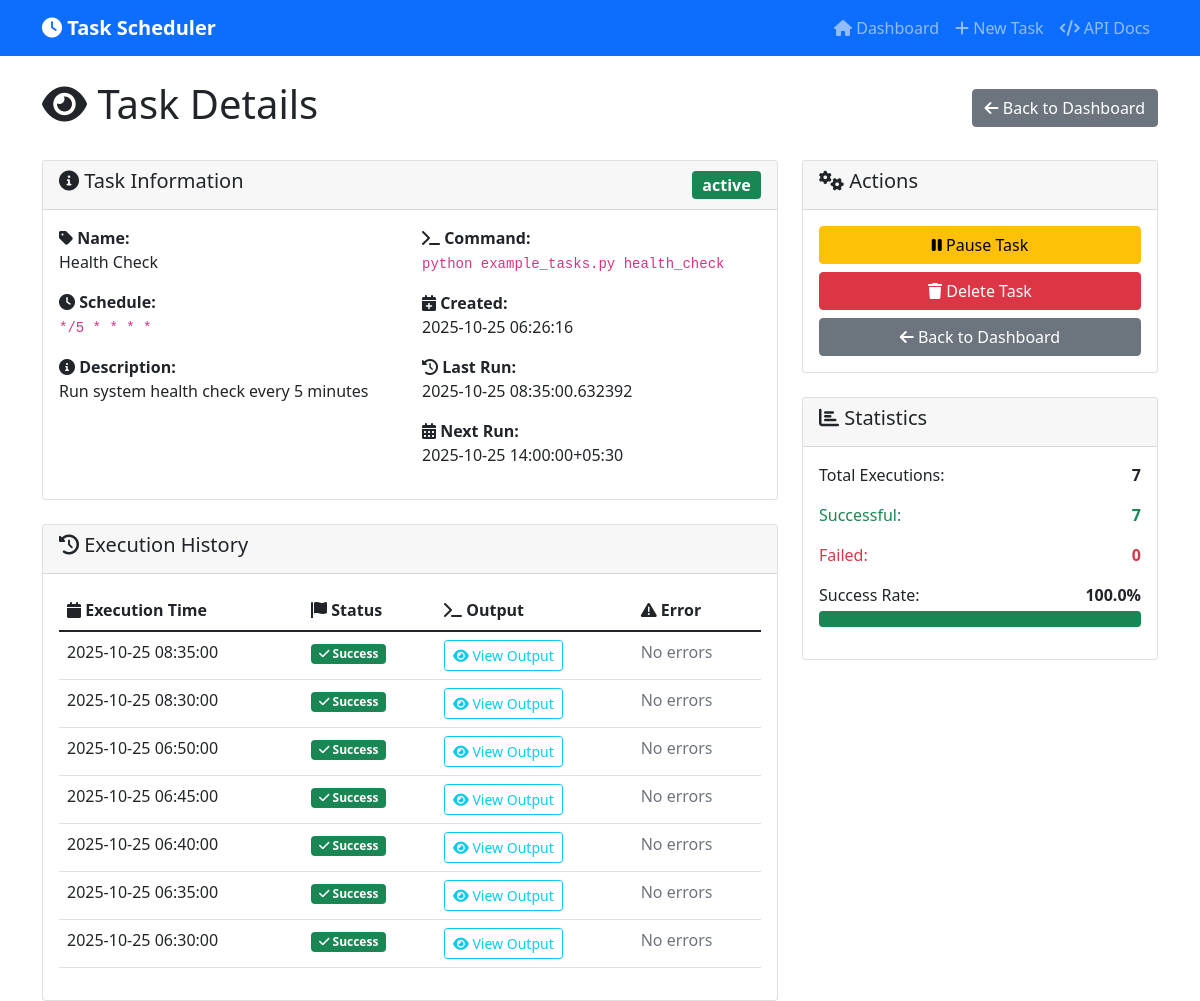
Before: /tasks/3/view with the older database file.
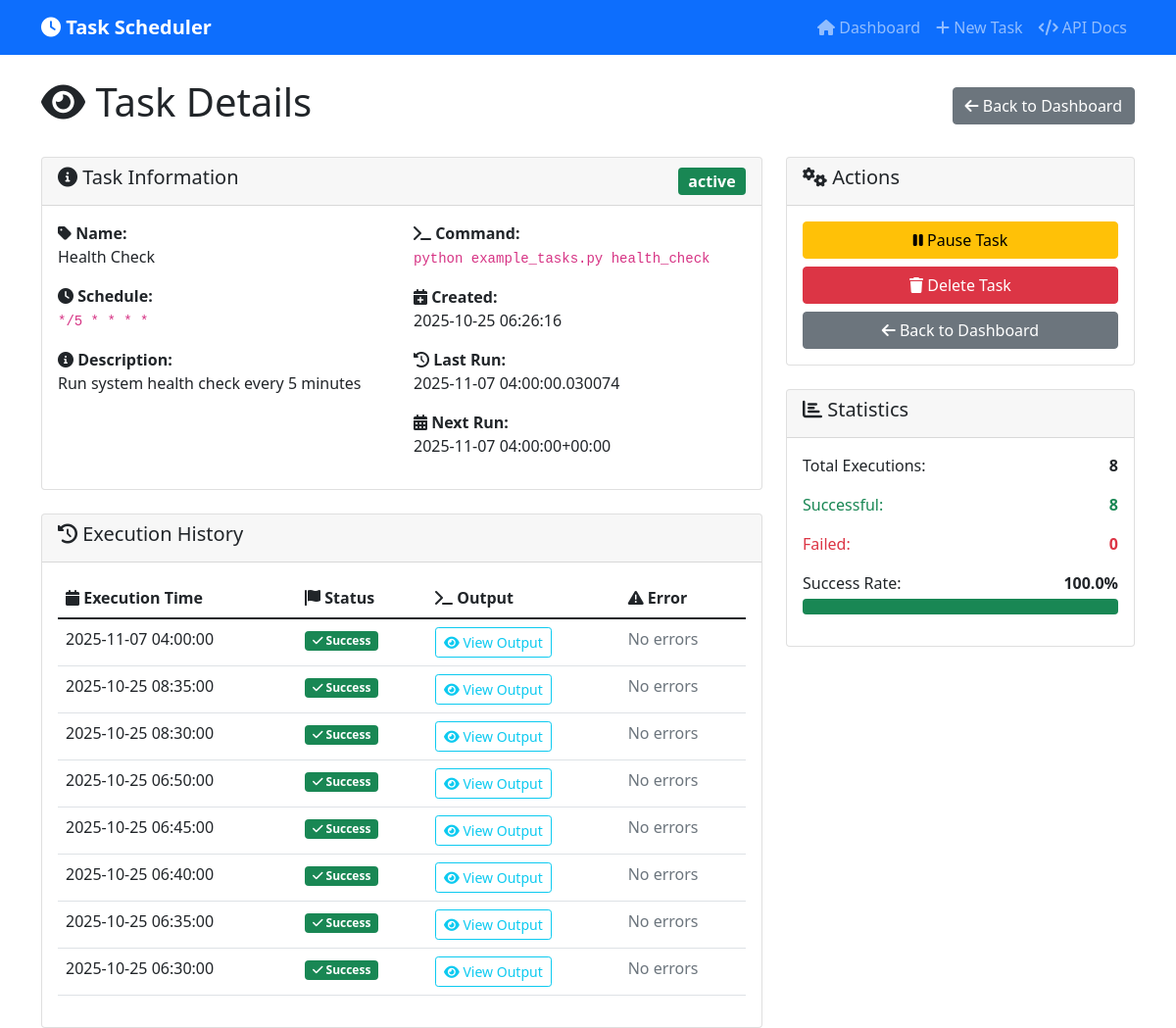
After: the same page with the newer database file.
### tables this page shows
CREATE TABLE tasks (
            id INTEGER PRIMARY KEY AUTOINCREMENT,
            task_name TEXT NOT NULL,
            command TEXT NOT NULL,
            schedule TEXT NOT NULL,
            description TEXT,
            status TEXT DEFAULT 'active',
            created_at TIMESTAMP DEFAULT CURRENT_TIMESTAMP,
            last_run TIMESTAMP,
            next_run TIMESTAMP
        );

CREATE TABLE task_executions (
            id INTEGER PRIMARY KEY AUTOINCREMENT,
            task_id INTEGER,
            execution_time TIMESTAMP DEFAULT CURRENT_TIMESTAMP,
            status TEXT NOT NULL,
            output TEXT,
            error TEXT,
            FOREIGN KEY (task_id) REFERENCES tasks (id)
        );

### main.py (the view)
@app.get("/tasks/{task_id}/view", response_class=HTMLResponse)
async def view_task_page(request: Request, task_id: int):
    task = scheduler.get_task(task_id)
    if not task:
        raise HTTPException(status_code=404, detail="Task not found")
    history = scheduler.get_task_history(task_id)
    return templates.TemplateResponse("view_task.html", {
        "request": request,
        "task": task,
        "history": history
    })

### templates/view_task.html (shortened to what the changed rows need)
{% extends "base.html" %}
{% block content %}
<div class="d-flex justify-content-between align-items-center mb-4">
    <h1><i class="fas fa-eye"></i> Task Details</h1>
</div>
<div class="row">
    <div class="col-md-8">
        <div class="card mb-4">
            <div class="card-header d-flex justify-content-between align-items-center">
                <h5><i class="fas fa-info-circle"></i> Task Information</h5>
                <span class="badge {% if task.status == 'active' %}bg-success{% else %}bg-secondary{% endif %} fs-6">
                    {{ task.status }}
                </span>
            </div>
            <div class="card-body">
                <div class="row">
                    <div class="col-md-6">
                        <p><strong><i class="fas fa-tag"></i> Name:</strong><br>{{ task.task_name }}</p>
                        <p><strong><i class="fas fa-clock"></i> Schedule:</strong><br><code>{{ task.schedule }}</code></p>
                        {% if task.description %}
                        <p><strong><i class="fas fa-info-circle"></i> Description:</strong><br>{{ task.description }}</p>
                        {% endif %}
                    </div>
                    <div class="col-md-6">
                        <p><strong><i class="fas fa-terminal"></i> Command:</strong><br><code>{{ task.command }}</code></p>
                        {% if task.created_at %}
                        <p><strong><i class="fas fa-calendar-plus"></i> Created:</strong><br>{{ task.created_at }}</p>
                        {% endif %}
                        {% if task.last_run %}
                        <p><strong><i class="fas fa-history"></i> Last Run:</strong><br>{{ task.last_run }}</p>
                        {% endif %}
                        {% if task.next_run %}
                        <p><strong><i class="fas fa-calendar-alt"></i> Next Run:</strong><br>{{ task.next_run }}</p>
                        {% endif %}
                    </div>
                </div>
            </div>
        </div>
        <div class="card">
            <div class="card-body">
                {% if not history %}
                <div class="text-center py-4">
                    <i class="fas fa-clock fa-3x text-muted mb-3"></i>
                    <h5 class="text-muted">No executions yet</h5>
                    <p class="text-muted">This task hasn't been executed yet. Wait for the scheduled time or check if the task is active.</p>
                </div>
                {% else %}
                <div class="table-responsive">
                    <table class="table table-hover">
                        <thead>
                            <tr>
                                <th><i class="fas fa-calendar"></i> Execution Time</th>
                                <th><i class="fas fa-flag"></i> Status</th>
                                <th><i class="fas fa-terminal"></i> Output</th>
                                <th><i class="fas fa-exclamation-triangle"></i> Error</th>
                            </tr>
                        </thead>
                        <tbody>
                            {% for execution in history %}
                            <tr>
                                <td>{{ execution.execution_time }}</td>
                                <td>
                                    {% if execution.status == 'success' %}
                                    <span class="badge bg-success">
                                        <i class="fas fa-check"></i> Success
                                    </span>
                                    {% else %}
                                    <span class="badge bg-danger">
                                        <i class="fas fa-times"></i> Failed
                                    </span>
                                    {% endif %}
                                </td>
                                <td>
                                    {% if execution.output %}
                                    <button class="btn btn-sm btn-outline-info" type="button"
                                            data-bs-toggle="collapse" data-bs-target="#output-{{ execution.id }}">
                                        <i class="fas fa-eye"></i> View Output
                                    </button>
                                    {% else %}
                                    <span class="text-muted">No output</span>
                                    {% endif %}
                                </td>
                                <td>
                                    {% if execution.error %}
                                    <button class="btn btn-sm btn-outline-danger" type="button"
                                            data-bs-toggle="collapse" data-bs-target="#error-{{ execution.id }}">
                                        <i class="fas fa-exclamation-triangle"></i> View Error
                                    </button>
                                    <div class="collapse mt-2" id="error-{{ execution.id }}">
                                        <pre class="bg-danger-subtle p-2 rounded small">{{ execution.error }}</pre>
                                    </div>
                                    {% else %}
                                    <span class="text-muted">No errors</span>
                                    {% endif %}
                                </td>
                            </tr>
                            {% endfor %}
                        </tbody>
                    </table>
                </div>
                {% endif %}
            </div>
        </div>
    </div>
    <div class="col-md-4">
        <div class="card">
            <div class="card-body">
                {% if history %}
                {% set successful_runs = history|selectattr("status", "equalto", "success")|list|length %}
                {% set failed_runs = history|selectattr("status", "equalto", "failed")|list|length %}
                {% set total_runs = history|length %}
                <div class="mb-3">
                    <div class="d-flex justify-content-between">
                        <span>Total Executions:</span>
                        <strong>{{ total_runs }}</strong>
                    </div>
                </div>
                <div class="mb-3">
                    <div class="d-flex justify-content-between">
                        <span class="text-success">Successful:</span>
                        <strong class="text-success">{{ successful_runs }}</strong>
                    </div>
                </div>
                <div class="mb-3">
                    <div class="d-flex justify-content-between">
                        <span class="text-danger">Failed:</span>
                        <strong class="text-danger">{{ failed_runs }}</strong>
                    </div>
                </div>
                {% if total_runs > 0 %}
                <div class="mb-3">
                    <div class="d-flex justify-content-between">
                        <span>Success Rate:</span>
                        <strong>{{ "%.1f"|format((successful_runs / total_runs) * 100) }}%</strong>
                    </div>
                    <div class="progress mt-1">
                        <div class="progress-bar bg-success" style="width: {{ (successful_runs / total_runs) * 100 }}%"></div>
                    </div>
                </div>
                {% endif %}
                {% else %}
                <p class="text-muted mb-0">No execution data available yet.</p>
                {% endif %}
            </div>
        </div>
    </div>
</div>
{% endblock %}

Changed rows visible on the page:
changed tasks "active": last_run "2025-10-25 08:35:00.632392" → "2025-11-07 04:00:00.030074"; next_run "2025-10-25 14:00:00+05:30" → "2025-11-07 04:00:00+00:00"
added task_executions: execution_time "2025-11-07 04:00:00", status "success" (drawn)
Other visible differences:
{{ total_runs }}: "7" → "8"
{{ successful_runs }}: "7" → "8"
